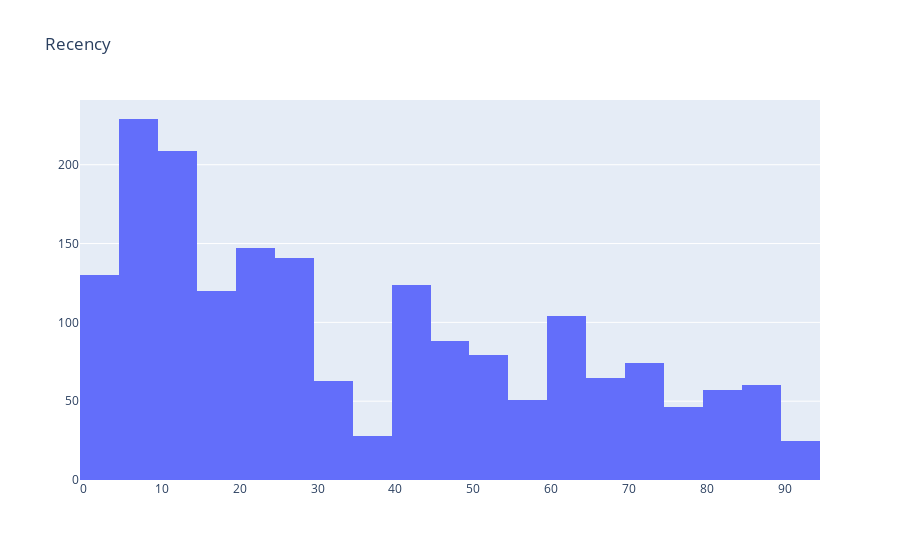

Source (notebook cell):
### Code cell
plot_data = [
    go.Histogram(
        x=tx_user['Recency']
    )
]

plot_layout = go.Layout(
        title='Recency'
    )
fig = go.Figure(data=plot_data, layout=plot_layout)
iplot(fig)

### Figure 1 — Plotly figure (JSON) as saved in the notebook; plotly's stock layout.template omitted (floating-point values rounded to 4 significant figures; data arrays with more than 128 entries replaced by an {"elided": "..."} marker saying what was removed)
{"data": [{"type": "histogram", "x": {"elided": "1840 int values"}}], "layout": {"title": {"text": "Recency"}}}
